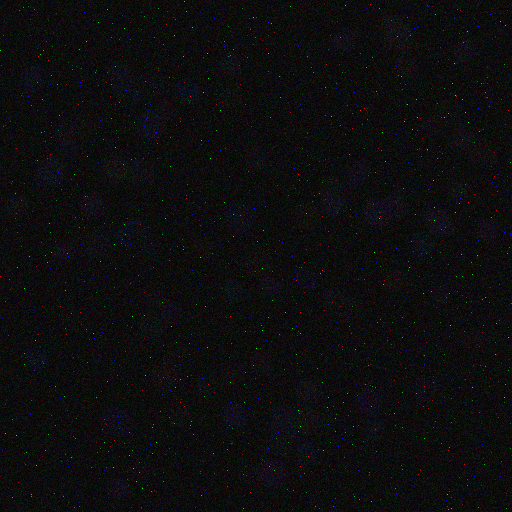
#> input picture images/intensity/sample_t+0m.png, 512 x 512 px
$ python -i fluorescence_extraction.py   (imports and definitions only)
#> lines starting #> are read from the running program, lines starting #| are printed output that depends on the picture; after the words box and inside, x2 and y2 are one past the last pixel; in counts of white or black regions, pixels touching at a corner belong together
"""
Fluorescence extraction utilities for Repressilator analysis.

This module provides functions to segment cells from phase contrast images
and extract fluorescence intensity values for each cell and protein.
"""

import numpy as np
from typing import List, Dict, Tuple
from skimage import filters, measure, morphology, segmentation
from scipy import ndimage


def segment_cells(phase_image: np.ndarray, min_cell_area: int = 50) -> np.ndarray:
    """
    Segment individual cells from a phase contrast image.

    Args:
        phase_image: Phase contrast image (grayscale or RGB)
        min_cell_area: Minimum cell area in pixels

    Returns:
        Labeled image where each cell has a unique integer label
    """
#> called with min_cell_area = 50
    # Convert to grayscale if RGB
    if phase_image.ndim == 3:
        gray = np.mean(phase_image, axis=2)
    else:
        gray = phase_image

    # Apply Otsu's thresholding
    threshold = filters.threshold_otsu(gray)
#> threshold = 14
    binary = gray < threshold  # Cells are typically darker in phase contrast
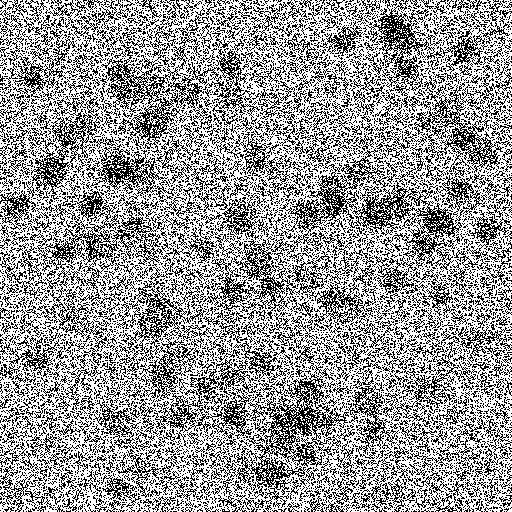
#> binary: shape (512, 512) bool; 60.8% white; black in thin lines or dots

    # Clean up binary image
    binary = morphology.remove_small_objects(binary, min_size=min_cell_area)
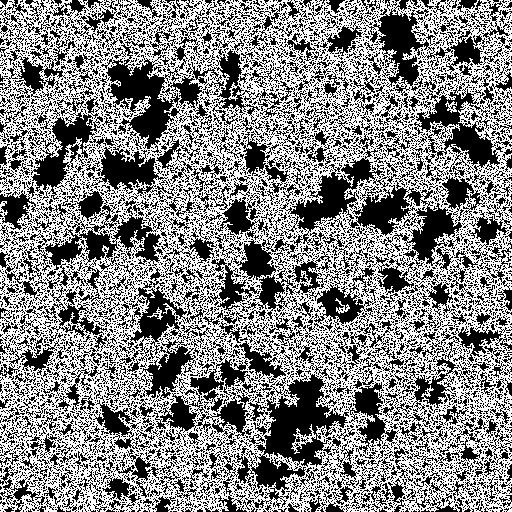
#> binary: shape (512, 512) bool; 52.8% white; 6108 black regions (5462 under 20 px), largest, box (x1, y1, x2, y2) and area: (279, 130, 462, 270) 7067, (220, 365, 349, 510) 6067, (16, 189, 190, 339) 5844
#> (the run stopped early here; a loop or call above may not have finished)

$ run again, on images/intensity/sample_t+1005m.png
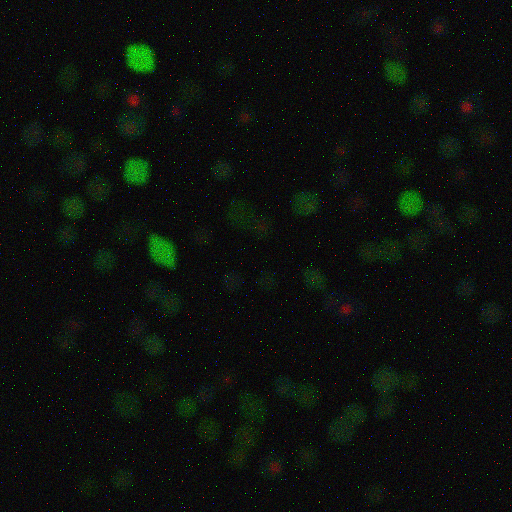
#> input picture images/intensity/sample_t+1005m.png, 512 x 512 px
#> `picture = cv2.imread('../images/intensity/sample_t+0m.png', cv2.IMREAD..`:
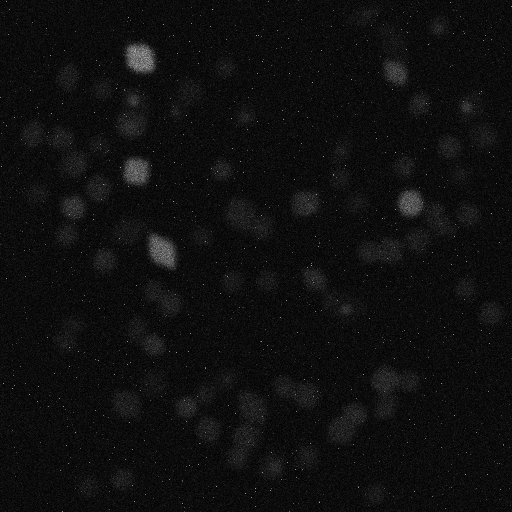
#> picture: shape (512, 512); min 0, max 175, mean 15
#> threshold = 40
#> in segment_cells, `binary = morphology.remove_small_objects(binary, min_size=min_cell_area)`:
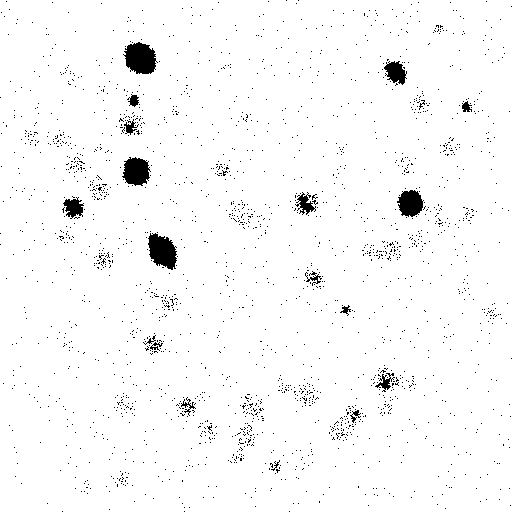
#> binary: shape (512, 512) bool; 97.3% white; 2164 black regions (2145 under 20 px), largest, box (x1, y1, x2, y2) and area: (123, 42, 158, 74) 792, (148, 233, 177, 270) 732, (122, 157, 151, 186) 601

$ run again, on images/intensity/sample_t+1020m.png
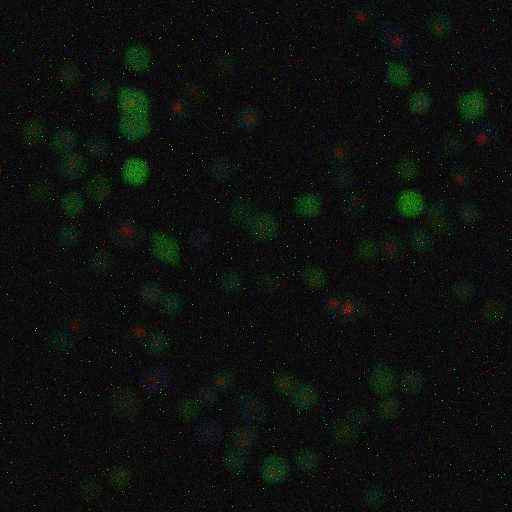
#> input picture images/intensity/sample_t+1020m.png, 512 x 512 px
#> `picture = cv2.imread('../images/intensity/sample_t+0m.png', cv2.IMREAD..`:
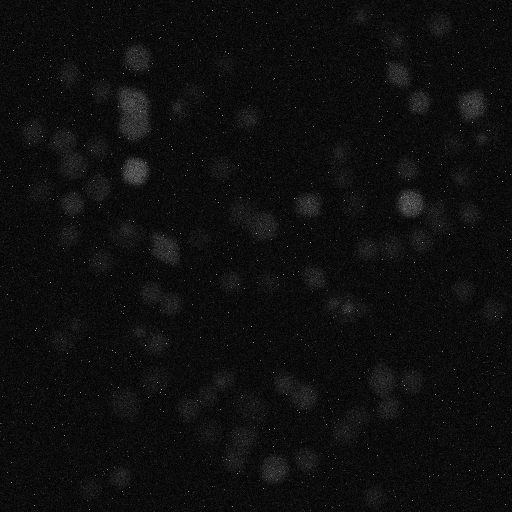
#> picture: shape (512, 512); min 0, max 158, mean 14.6
#> threshold = 24
#> in segment_cells, `binary = morphology.remove_small_objects(binary, min_size=min_cell_area)`:
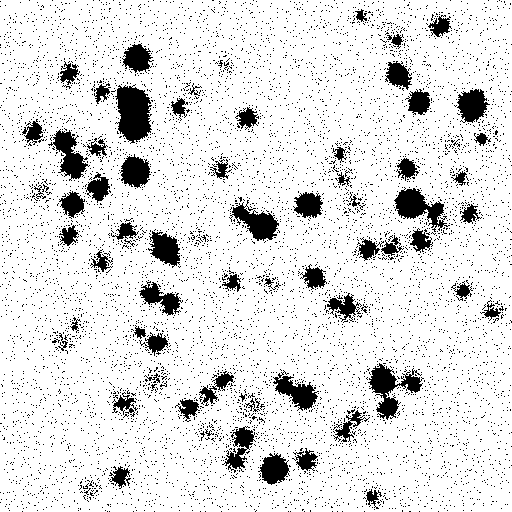
#> binary: shape (512, 512) bool; 87.8% white; 7695 black regions (7627 under 20 px), largest, box (x1, y1, x2, y2) and area: (115, 84, 152, 144) 1545, (368, 363, 424, 420) 1229, (394, 187, 450, 232) 1065
